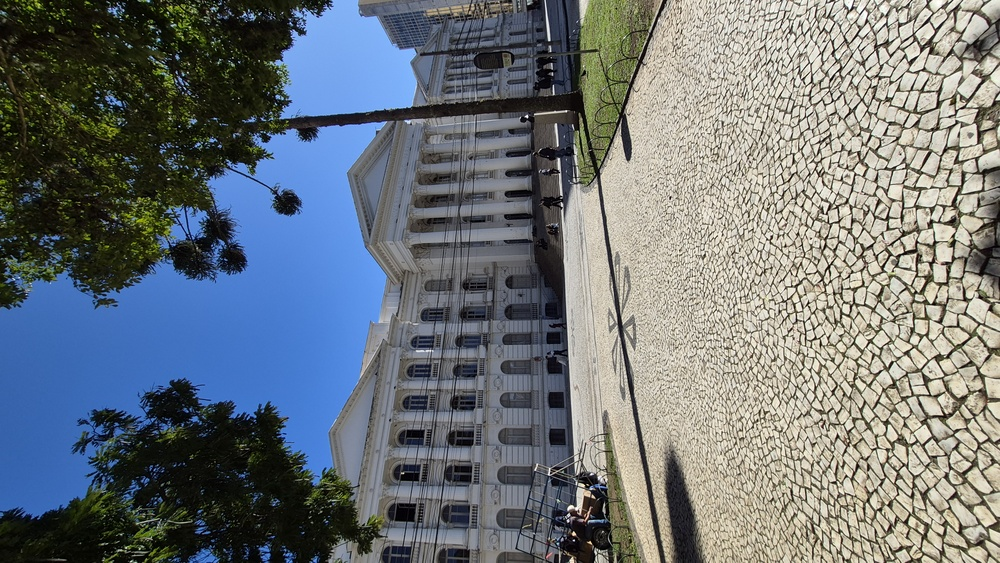
#> input picture img/0.jpg, 1000 x 563 px, shrunk from 4000 x 2252 before the run; its folder holds 4 pictures in this run; the run also reads 1 picture not shown here
$ python main.py
#> lines starting #> are read from the running program, lines starting #| are printed output that depends on the picture; after the words box and inside, x2 and y2 are one past the last pixel; in counts of white or black regions, pixels touching at a corner belong together
"""
Calibração de Câmera - Método clássico (Zhang / OpenCV)
Disciplina: Visão Computacional e Percepção - UFPR (Prof. Eduardo Todt)
By: Davi Lazzarin e Mardoqueu Nunes

Fluxo:
  1. Detecta os cantos do tabuleiro em várias fotos
  2. Calibra a câmera (matriz intrínseca K, coeficientes de distorção)
  3. Remove a distorção de uma imagem de teste
  4. Faz o experimento de projeção 3D -> 2D e calcula o erro de reprojeção

"""

import cv2
import numpy as np
import glob
import os
import json


# Pasta com as fotos do tabuleiro (aceita jpg, jpeg, png)
IMAGES_PATH = "img/*.jpg"

# Número de CANTOS INTERNOS do tabuleiro (não é o número de quadrados)
# Tabuleiro de xadrez padrão: 8x8 quadrados (a-h, 1-8) -> 7x7 cantos internos.
CHESSBOARD_SIZE = (7, 7)   # (colunas, linhas) de cantos internos

# Tamanho de cada quadrado do tabuleiro, em milímetros
SQUARE_SIZE_MM = 40.0      # 4cm = 40mm

# Pasta de saída para os resultados
OUTPUT_DIR = "calibracao_resultados"

# 1. PREPARAR PONTOS 3D DO PADRÃO (mundo real, Z=0, plano do tabuleiro)

os.makedirs(OUTPUT_DIR, exist_ok=True)

# Pontos do tipo (0,0,0), (1,0,0), (2,0,0) ... (cols-1, rows-1, 0), escalados
# pelo tamanho real do quadrado.
objp = np.zeros((CHESSBOARD_SIZE[0] * CHESSBOARD_SIZE[1], 3), np.float32)
objp[:, :2] = np.mgrid[0:CHESSBOARD_SIZE[0], 0:CHESSBOARD_SIZE[1]].T.reshape(-1, 2)
objp *= SQUARE_SIZE_MM

objpoints = []  # pontos 3D no mundo real, para cada imagem
imgpoints = []  # pontos 2D correspondentes na imagem, para cada imagem
nomes_usados = []  # nomes das imagens em que os cantos foram encontrados

# Critério de refinamento de sub-pixel
criteria = (cv2.TERM_CRITERIA_EPS + cv2.TERM_CRITERIA_MAX_ITER, 30, 0.001)


def desenhar_padrao_estilo_tutorial(img, corners, chessboard_size):
    """
    Serve como checagem visual, se as linhas seguirem a grade de forma organizada,
    a ordem/orientação dos cantos foi detectada corretamente. Desenhamos manualmente
    (em vez de usar cv2.drawChessboardCorners) porque em fotos de alta resolução os
    marcadores padrão do OpenCV ficam pequenos demais para enxergar.
    """
    n_cols, n_rows = chessboard_size
    pts = np.asarray(corners, dtype=np.float64).reshape(n_rows, n_cols, 2)

    vis = img.copy()
    espessura_linha = max(2, img.shape[1] // 400)
    raio_ponto = max(5, img.shape[1] // 250)

    for col in range(n_cols):
        # Matiz (hue) do OpenCV vai de 0 a 179 -> cor diferente para cada coluna
        matiz = int(179 * col / max(1, n_cols - 1))
        cor_bgr = cv2.cvtColor(np.uint8([[[matiz, 255, 255]]]), cv2.COLOR_HSV2BGR)[0, 0].tolist()

        for row in range(n_rows - 1):
            p1 = tuple(pts[row, col].astype(int))
            p2 = tuple(pts[row + 1, col].astype(int))
            cv2.line(vis, p1, p2, cor_bgr, espessura_linha)

        for row in range(n_rows):
            p = tuple(pts[row, col].astype(int))
            cv2.circle(vis, p, raio_ponto, cor_bgr, -1)
            cv2.circle(vis, p, raio_ponto, (0, 0, 0), 2)  # contorno preto para contraste

    return vis

# 2. DETECTAR OS CANTOS EM CADA IMAGEM

imagens = sorted(glob.glob(IMAGES_PATH))
if len(imagens) == 0:
    raise SystemExit(f"Nenhuma imagem encontrada em '{IMAGES_PATH}'. Ajuste IMAGES_PATH.")

print(f"Encontradas {len(imagens)} imagens. Processando...")

image_size = None

# para cada imagem
for fname in imagens:
    img = cv2.imread(fname)
#> img is the input picture: shape (563, 1000, 3); mean B, G, R 122.4, 117.9, 110.9
    if img is None:
        print(f"  [aviso] não consegui abrir {fname}")
        continue

    gray = cv2.cvtColor(img, cv2.COLOR_BGR2GRAY)    # transforma em escala de cinza
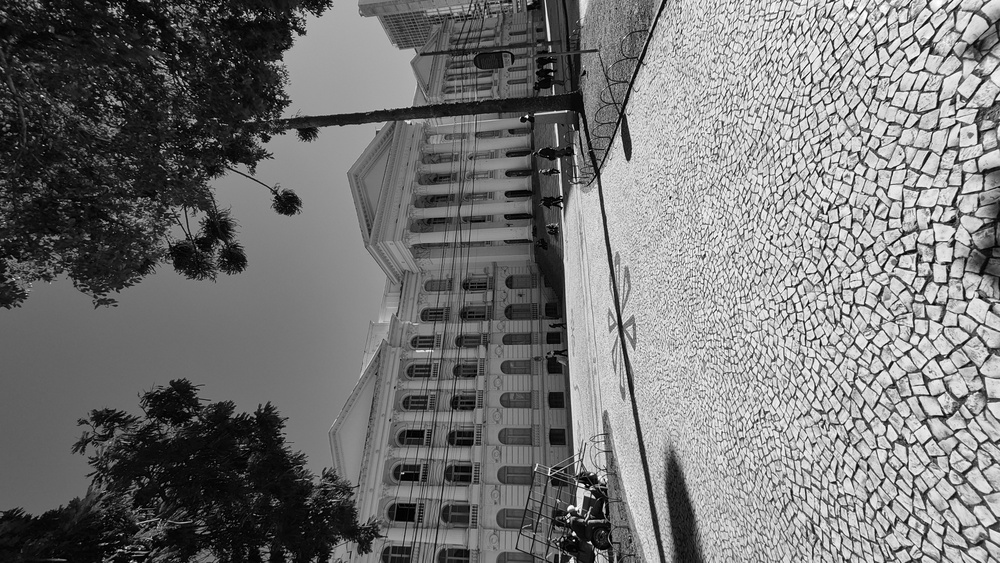
#> gray: shape (563, 1000); min 0, max 255, mean 116.3
    if image_size is None:
        image_size = gray.shape[::-1]  # (largura, altura)
#> image_size = (1000, 563)

    # Tenta achar os cantos com o detector
    found, corners = cv2.findChessboardCornersSB(   # essa função funcionou melhor com tabuleiros que não são pretos e brancos
        gray, CHESSBOARD_SIZE,
        flags=cv2.CALIB_CB_EXHAUSTIVE + cv2.CALIB_CB_ACCURACY
    )
#> found = False

    # Se não achou, tenta o detector clássico como fallback
    if not found:
        found, corners = cv2.findChessboardCorners( # essa função de fallback chama o metodo mais clássico para testar
            gray, CHESSBOARD_SIZE,
            flags=cv2.CALIB_CB_ADAPTIVE_THRESH + cv2.CALIB_CB_NORMALIZE_IMAGE
                  + cv2.CALIB_CB_FAST_CHECK
        )
#> corners = None

    if found:
        corners_refined = cv2.cornerSubPix(
            gray, corners, (11, 11), (-1, -1), criteria
        )
        objpoints.append(objp)
        imgpoints.append(corners_refined)
        nomes_usados.append(fname)

        # Salva uma visualização dos cantos detectados
        vis = desenhar_padrao_estilo_tutorial(img, corners_refined, CHESSBOARD_SIZE)
        out_name = os.path.join(OUTPUT_DIR, f"cantos_{os.path.basename(fname)}")
        cv2.imwrite(out_name, vis)

        print(f"  [ok] {fname} -> cantos detectados (visualização salva em {out_name})")
    else:
        print(f"  [ ! ] {fname} -> cantos NÃO detectados (verifique CHESSBOARD_SIZE ou a foto)")
#> pass 2 of the loop `for fname in imagens:`:
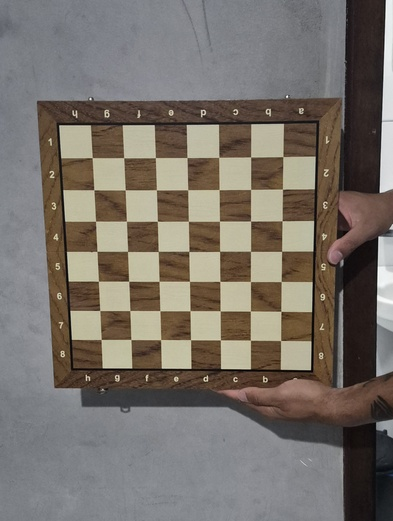
#> input picture img/1.jpg, 393 x 521 px, shrunk from 1572 x 2084 before the run
#> img is the input picture: shape (521, 393, 3); mean B, G, R 105.9, 113.1, 119.9
#> `gray = cv2.cvtColor(img, cv2.COLOR_BGR2GRAY)`:
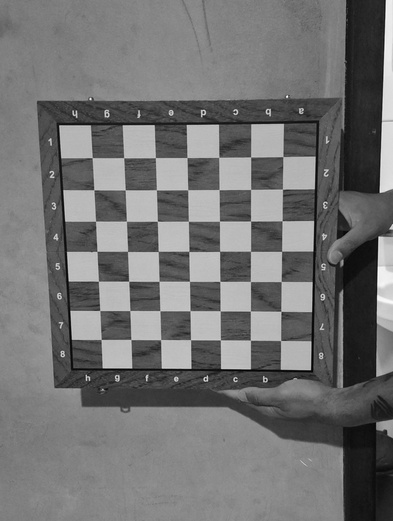
#> gray: shape (521, 393); min 1, max 255, mean 114.3
#> `found, corners = cv2.findChessboardCornersSB(`: found = True; corners = 49 rows, first 8: [92.09, 157.4], [123.8, 157.8], [155.3, 157.5], [186.9, 157.5], [218.3, 156.9], [250.5, 156.7], [282.9, 156.5], [93.97, 189.9]
#> corners_refined = 49 rows, first 8: [92.24, 157.5], [123.7, 157.8], [155.4, 157.7], [186.9, 157.7], [218.7, 157.2], [250.6, 157.1], [282.8, 156.6], [93.81, 189.6]
#> after the loop in desenhar_padrao_estilo_tutorial, `for col in range(n_cols):`:
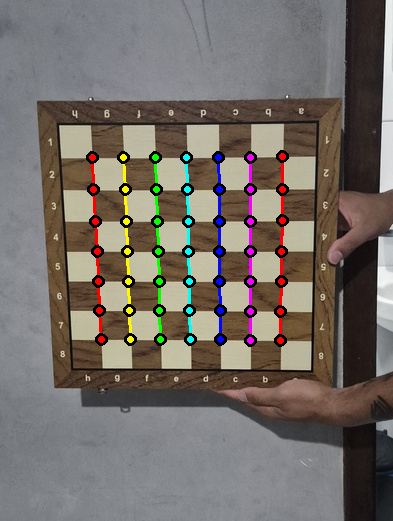
#> vis: shape (521, 393, 3); 4.1% of pixels changed, all inside (x1, y1, x2, y2) = (86, 150, 289, 347)
#> pass 3 of the loop `for fname in imagens:`:
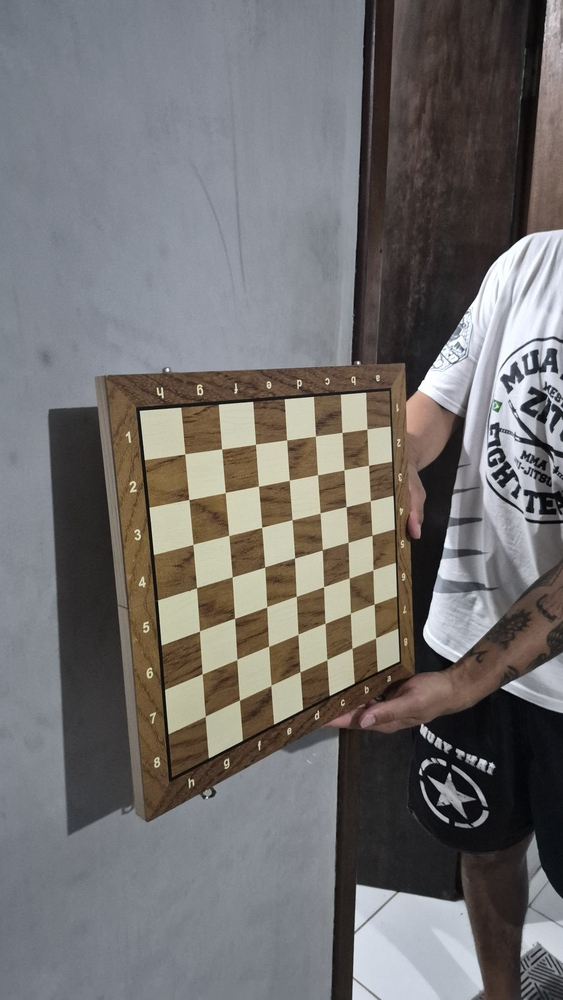
#> input picture img/3.jpg, 563 x 1000 px, shrunk from 2252 x 4000 before the run
#> img is the input picture: shape (1000, 563, 3); mean B, G, R 111.2, 111.8, 114.2
#> `gray = cv2.cvtColor(img, cv2.COLOR_BGR2GRAY)`:
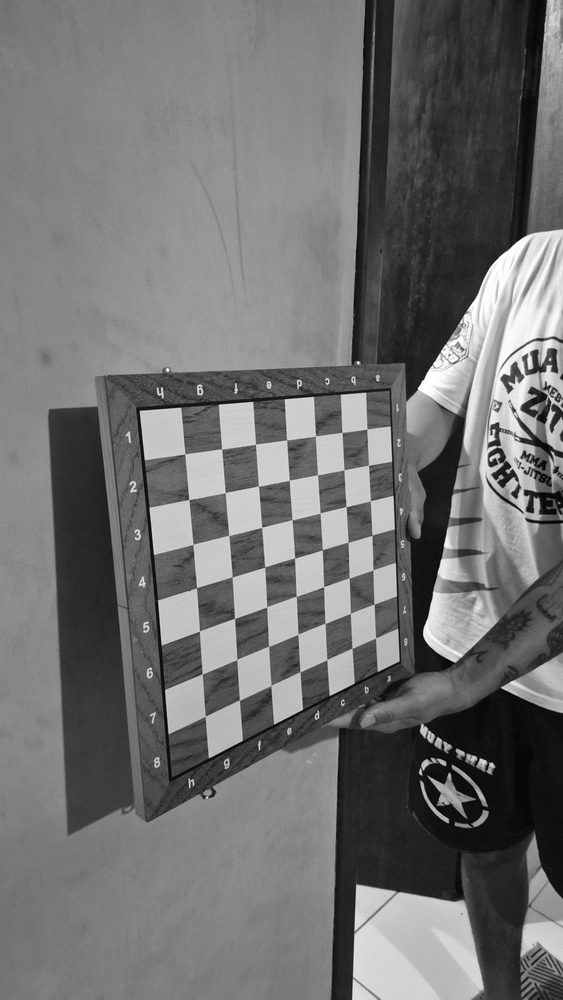
#> gray: shape (1000, 563); min 0, max 255, mean 112.5
#> `found, corners = cv2.findChessboardCornersSB(`: corners = 49 rows, first 8: [184.8, 453.7], [221.7, 448.8], [255.5, 444.2], [286.6, 439.9], [314.7, 435.6], [341.8, 432.2], [367, 429], [189, 499.7]
#> corners_refined = 49 rows, first 8: [184.8, 453.7], [221.7, 449.3], [255.5, 444.4], [286.6, 440.3], [315.5, 435.9], [342, 432.5], [366.8, 429.1], [188.8, 499.4]
#> the loop in desenhar_padrao_estilo_tutorial (call 2), `for col in range(n_cols):` made 7 passes
#> (matiz, cor_bgr) on passes 1 to 7: (0, [0, 0, 255]), (29, [0, 247, 255]), (59, [0, 255, 8]), (89, [247, 255, 0]), (119, [255, 8, 0]), (149, [255, 0, 247]), (179, [8, 0, 255])
#> after the loop in desenhar_padrao_estilo_tutorial (call 2), `for col in range(n_cols):`:
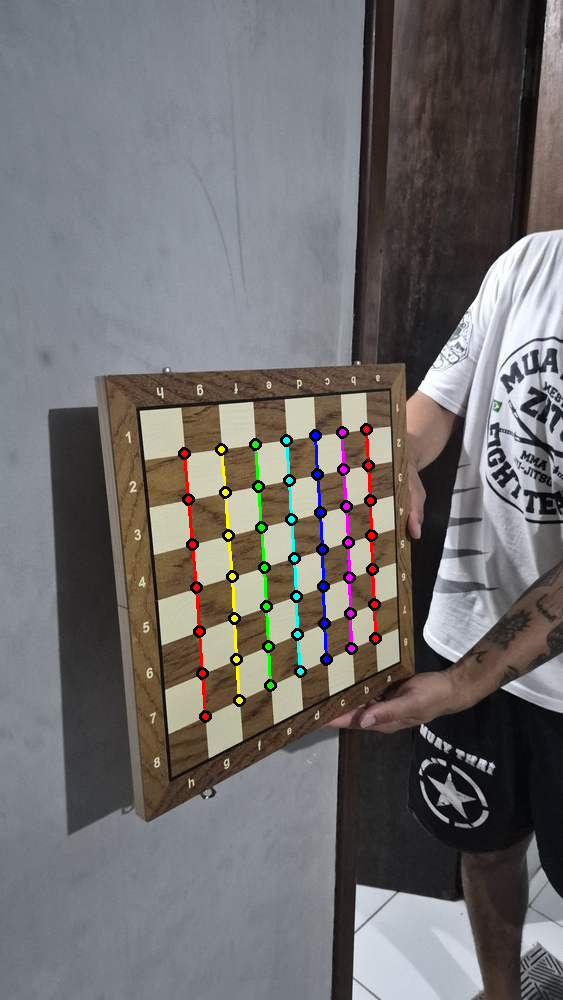
#> vis: shape (1000, 563, 3); 1.68% of pixels changed, all inside (x1, y1, x2, y2) = (178, 423, 382, 723)
#> the loop made 4 passes; the first 3 are shown

print(f"\nTotal de imagens usadas na calibração: {len(objpoints)} de {len(imagens)}")


# 3. CALIBRAR A CÂMERA

print("\nCalibrando câmera...")
ret, mtx, dist, rvecs, tvecs = cv2.calibrateCamera(
    objpoints, imgpoints, image_size, None, None
)

print("\n=== RESULTADO DA CALIBRAÇÃO ===")
print(f"Erro de reprojeção (RMS): {ret:.4f} pixels")
print("\nMatriz intrínseca K:")
print(mtx)
print("\nCoeficientes de distorção [k1, k2, p1, p2, k3]:")
print(dist.ravel())

# 4. CALCULAR ERRO DE REPROJEÇÃO POR IMAGEM

print("\nErro de reprojeção por imagem:")
erros_por_imagem = []
for i in range(len(objpoints)):
    imgpoints_proj, _ = cv2.projectPoints(
        objpoints[i], rvecs[i], tvecs[i], mtx, dist
    )
    observado = np.asarray(imgpoints[i], dtype=np.float64).reshape(-1, 2)
    previsto = np.asarray(imgpoints_proj, dtype=np.float64).reshape(-1, 2)
    erro = float(np.linalg.norm(observado - previsto, axis=1).mean())
    erros_por_imagem.append(erro)
    print(f"  {os.path.basename(nomes_usados[i])}: {erro:.4f} px")

erro_medio = float(np.mean(erros_por_imagem))
print(f"\nErro médio de reprojeção: {erro_medio:.4f} px")


# 5. REMOVER A DISTORÇÃO DE UMA IMAGEM DE TESTE

img_teste = cv2.imread(nomes_usados[0])
h, w = img_teste.shape[:2]
#> h = 521; w = 393

new_mtx, roi = cv2.getOptimalNewCameraMatrix(mtx, dist, (w, h), alpha=1, newImgSize=(w, h))
img_undist = cv2.undistort(img_teste, mtx, dist, None, new_mtx)
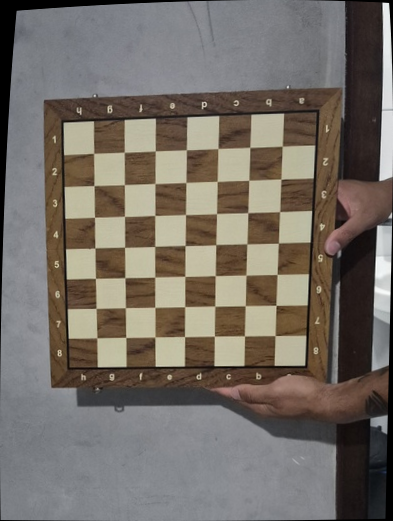
#> img_undist: shape (521, 393, 3); mean B, G, R 102.4, 109.8, 116.8

# Monta uma imagem lado a lado: original (distorcida) vs corrigida
comparacao = np.hstack((img_teste, img_undist))
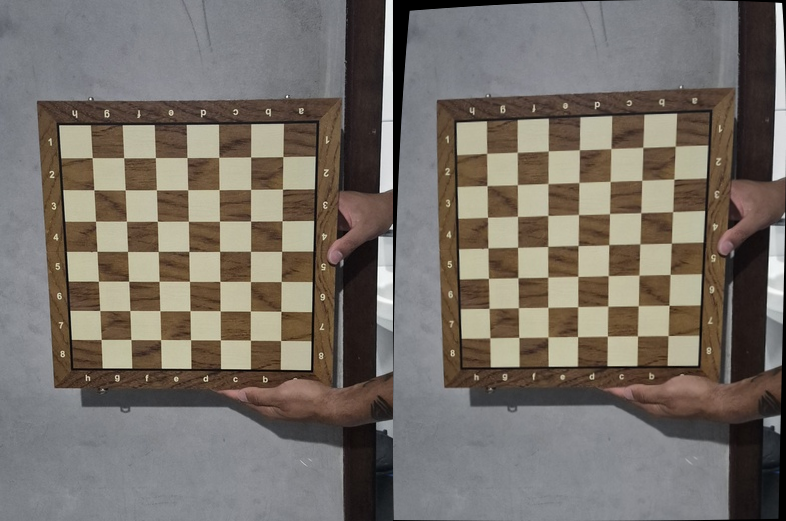
#> comparacao: shape (521, 786, 3); mean B, G, R 104.1, 111.5, 118.3
cv2.imwrite(os.path.join(OUTPUT_DIR, "comparacao_distorcao.jpg"), comparacao)
cv2.imwrite(os.path.join(OUTPUT_DIR, "imagem_corrigida.jpg"), img_undist)
print(f"\nComparação distorcida/corrigida salva em '{OUTPUT_DIR}/comparacao_distorcao.jpg'")


# EXPERIMENTO DE PROJEÇÂO DE PONTOS

print("\n=== EXPERIMENTO: PROJEÇÃO DE PONTOS 3D -> 2D ===")

# Escolhe a primeira imagem usada como referência do experimento
idx_ref = 0
img_ref_nome = nomes_usados[idx_ref]
rvec_ref = rvecs[idx_ref]
tvec_ref = tvecs[idx_ref]

print(f"Imagem de referência: {img_ref_nome}")

# reprojetar os próprios cantos do tabuleiro dessa imagem
# e comparar com os pontos detectados originalmente.
pontos_3d_exemplo = objp  # todos os cantos, em mm, no plano do tabuleiro (Z=0)
pontos_2d_previstos, _ = cv2.projectPoints(
    pontos_3d_exemplo, rvec_ref, tvec_ref, mtx, dist
)
pontos_2d_observados = imgpoints[idx_ref]

observado_exp = np.asarray(pontos_2d_observados, dtype=np.float64).reshape(-1, 2)
previsto_exp = np.asarray(pontos_2d_previstos, dtype=np.float64).reshape(-1, 2)
erro_experimento = float(np.linalg.norm(observado_exp - previsto_exp, axis=1).mean())
print(f"Erro médio (previsto vs observado) para {len(pontos_3d_exemplo)} pontos: {erro_experimento:.4f} px")

# Salva uma imagem mostrando os pontos observados (verde) vs previstos (vermelho)
img_exp = cv2.imread(img_ref_nome).copy()
for obs, prev in zip(pontos_2d_observados.reshape(-1, 2), pontos_2d_previstos.reshape(-1, 2)):
    cv2.circle(img_exp, tuple(obs.astype(int)), 6, (0, 255, 0), 2)   # observado = verde
    cv2.circle(img_exp, tuple(prev.astype(int)), 3, (0, 0, 255), -1)  # previsto = vermelho
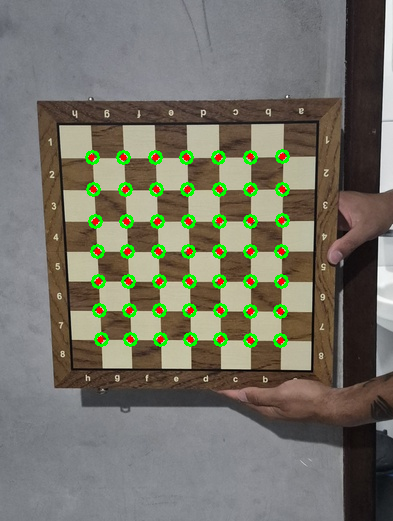
#> img_exp: shape (521, 393, 3); 3.37% of pixels changed, all inside (x1, y1, x2, y2) = (85, 149, 290, 348)

cv2.imwrite(os.path.join(OUTPUT_DIR, "experimento_projecao.jpg"), img_exp)
print(f"Imagem do experimento salva em '{OUTPUT_DIR}/experimento_projecao.jpg'")
print("(círculo verde = ponto observado, ponto vermelho = ponto previsto pela projeção)")


print("\nConcluído. Confira a pasta:", OUTPUT_DIR)
